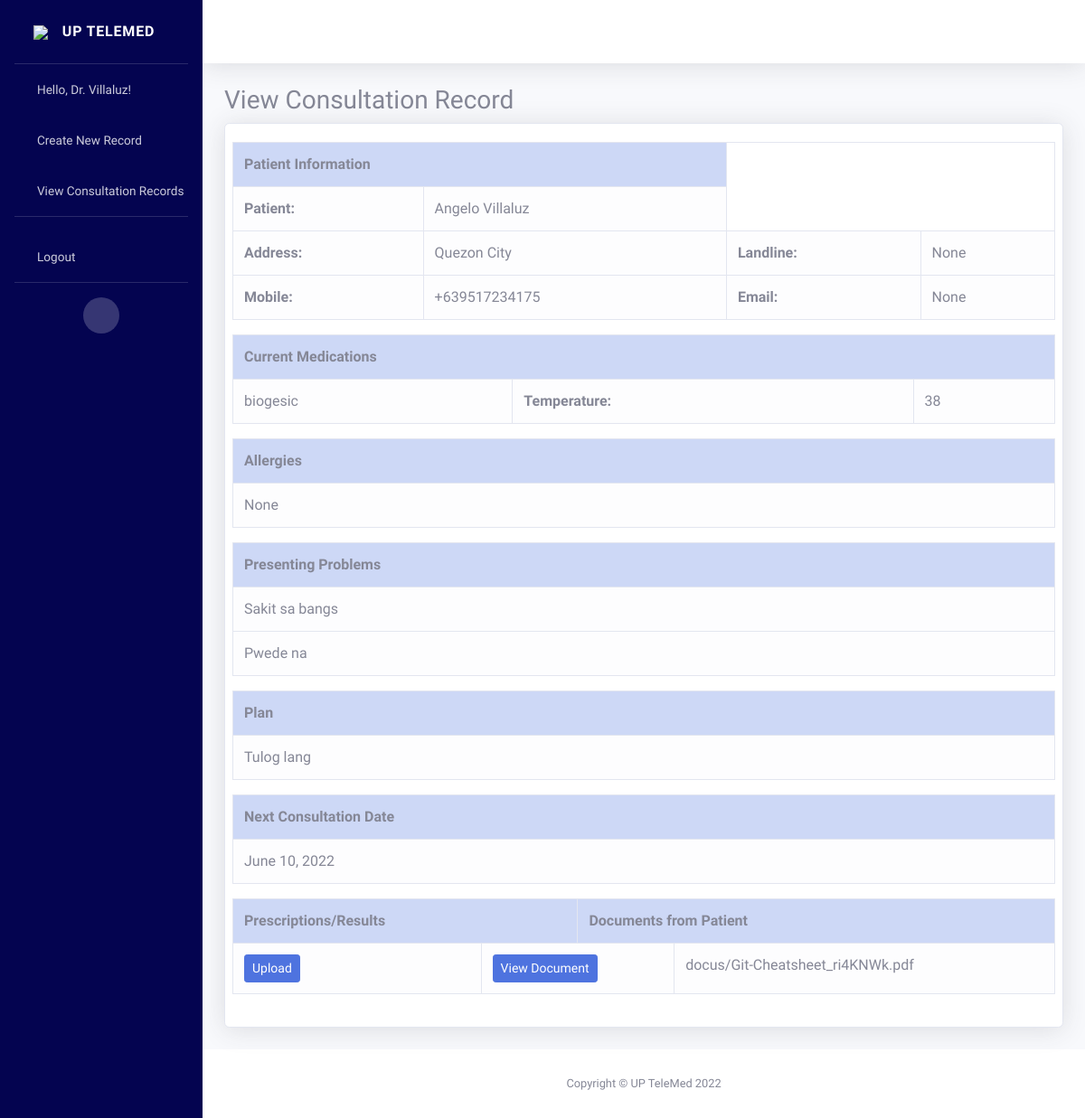
/consultation_record/view-record-doctor-info/11 (signed in), run on the app's committed database.
### telemedicine/models.py (models this page shows, shortened)
class Doctor(models.Model):
    SEX = (
        ('M', 'Male'),
        ('F', 'Female'),
    )
    user = models.OneToOneField(User, null=True, on_delete=models.CASCADE)
    last_name = models.CharField(max_length=100, null=True)
    first_name = models.CharField(max_length=100, null=True)
    middle_name = models.CharField(max_length=100, null=True, blank=True)
    suffix = models.CharField(max_length=2, null=True, blank=True)
    sex = models.CharField(max_length=1, null=True, choices=SEX)
    birthdate = models.DateField(null=True, blank=True)
    age = models.CharField(max_length=100, null=True, blank=True)
    cell_no = PhoneNumberField(null=True, blank=True)
    specialization = models.CharField(max_length=100, null=True, blank=True)
    hospital_affliations = models.CharField(max_length=500, null=True, blank=True)

class Patient(models.Model):
    SEX = (
        ('M', 'Male'),
        ('F', 'Female'),
    )
    user = models.OneToOneField(User, on_delete=models.CASCADE, null=True, blank=True)
    last_name = models.CharField(max_length=100, null=True)
    first_name = models.CharField(max_length=100, null=True)
    middle_name = models.CharField(max_length=100, null=True, blank=True)
    suffix = models.CharField(max_length=2, null=True, blank=True)
    sex = models.CharField(max_length=1, null=True, choices=SEX)
    birthdate = models.DateField(null=True, blank=True)
    age = models.CharField(max_length=100, null=True, blank=True)
    attending_doctor = models.ForeignKey(Doctor, related_name="docpatient", on_delete=models.CASCADE, null=True, blank=True)
    documents = models.FileField(upload_to='docus/', null=True, blank=True)
    def __str__(self):
        return self.first_name + " " + self.last_name

### consultation_record/models.py (models this page shows, shortened)
class ConsultationRecord(models.Model):
    patient = models.ForeignKey(Patient, on_delete=models.CASCADE, null=True, blank=True)
    doctor = models.ForeignKey(Doctor, on_delete=models.CASCADE, null=True, blank=True)
    consultation_date = models.DateTimeField(null=True, blank=True)
    p_address = models.CharField(max_length=100, null=True, blank=True)
    landline = models.CharField(max_length=100, null=True, blank=True)
    mobile = PhoneNumberField(max_length=100, null=True, blank=True)
    email = models.EmailField(max_length=256, null=True, blank=True)
    curr_med = models.CharField(max_length=100, null=True, blank=True)
    temp = models.CharField(max_length=100, null=True, blank=True)
    allergies = models.CharField(max_length=100, null=True, blank=True)
    pres_prob = models.CharField(max_length=100, null=True, blank=True)
    assessments = models.CharField(max_length=100, null=True, blank=True)
    plan = models.CharField(max_length=100, null=True, blank=True)
    nxt_cons_date = models.DateField(null=True, blank=True)
    link = models.CharField(max_length=100, null=True, blank=True)
    document = models.FileField(upload_to='docus/', null=True, blank=True)
    prescriptions = models.FileField(upload_to='docus/', null=True, blank=True)

### consultation_record/decorators.py (the view)
		def wrapper_func(request, *args, **kwargs):
			group = None
			if request.user.groups.exists():
				group = request.user.groups.all()[0].name
			if group in allowed_roles:
				return view_func(request, *args, **kwargs)
			else:
				return HttpResponse('You are not authorized to view this page')

### consultation_record/templatetags/auth_extras.py (called while the page is built)
@register.filter(name='has_group')
def has_group(user, group_name):
    group = Group.objects.get(name=group_name)
    return True if group in user.groups.all() else False

### consultation_record/views.py (called while the page is built)
@login_required(login_url='login')
@allowed_users(allowed_roles=['Doctor'])
def viewRecordDoctorInfo(request, pk):
    cons = ConsultationRecord.objects.get(id=pk)
    data={
        'cons':cons,
    }
    return render(request, 'consultation_record/view-record-doctor-info.html', data)

### consultation_record/templates/consultation_record/view-record-doctor-info.html (shortened to what this page needs)
{% extends 'telemedicine/main.html' %}
{% block content %}
{% load auth_extras %}
<h1 class="h3 mb-2">View Consultation Record</h1>
<div class="card shadow mb-4">
    <form action="" method="post" enctype="multipart/form-data">
        <div class="card-body">
            <div class="row">
                <table class="table table-bordered">
                  <tr>
                    <th class="table-primary" colspan="3" ><b>Patient Information</b></th>
                  </tr>
                  <tr>
                    <td class="table-light" colspan="1"><b>Patient:</b></td>
                    <td class="table-light" colspan="2">{{cons.patient}}</td>
                  </tr>
                  <tr>
                    <td class="table-light" colspan="1"><b>Address:</b></td>
                    <td class="table-light" colspan="2">{{cons.p_address}}</td>
                    <td class="table-light" colspan="1"><b>Landline:</b></td>
                    <td class="table-light" colspan="2">{{cons.landline}}</td>
                  </tr>
                  <tr>
                    <td class="table-light" colspan="1"><b>Mobile:</b></td>
                    <td class="table-light" colspan="2">{{cons.mobile}}</td>
                    <td class="table-light" colspan="1"><b>Email:</b></td>
                    <td class="table-light" colspan="2">{{cons.email}}</td>
                  </tr>
                </table>
                <table class="table table-bordered">
                  <tr>
                    <th class="table-primary" colspan="3" ><b>Current Medications</b></th>
                  </tr>
                  <tr>
                    <td class="table-light" colspan="1">{{cons.curr_med}}</td>
                    <td class="table-light" colspan="1"><b>Temperature:</b></td>
                    <td class="table-light" colspan="1">{{cons.temp}}</td>
                  </tr>
                </table>
                <table class="table table-bordered">
                  <tr>
                    <th class="table-primary" colspan="2" ><b>Allergies</b></th>
                  </tr>
                  <tr>
                    <td class="table-light" colspan="2">{{cons.allergies}}</td>
                  </tr>
                </table>
                <table class="table table-bordered">
                  <tr>
                    <th class="table-primary" colspan="9" ><b>Presenting Problems</b></th>
                  </tr>
                  <tr>
                    <td class="table-light" colspan="2">{{cons.pres_prob}}</td>
                  </tr>
                  <tr>
                    <td class="table-light" colspan="3">{{cons.assessments}}</td>
                  </tr>
                </table>
                <table class="table table-bordered">
                  <tr>
                    <th class="table-primary" colspan="2" ><b>Plan</b></th>
                  </tr>
                  <tr>
                    <td class="table-light" colspan="2">{{cons.plan}}</td>
                  </tr>
                </table>
                <table class="table table-bordered">
                  <tr>
                    <th class="table-primary" colspan="2" ><b>Next Consultation Date</b></th>
                  </tr>
                  <tr>
                    <td class="table-light" colspan="2">{{cons.nxt_cons_date}}</td>
                  </tr>
                </table>
                <table class="table table-bordered">
                  <tr>
                    <th class="table-primary" colspan="2" ><b>Prescriptions/Results</b></th>
                    <th class="table-primary" colspan="3" ><b>Documents from Patient</b></th>
                  </tr>
                  <tr>
                    <td class="table-light" colspan="1">
                      <a href="{% url 'document-upload' cons.id %}" class="btn btn-primary btn-sm">Upload</a>
                    </td>
                    {% if cons.document %}
                    <td class="table-light" colspan="2">
                      <a href="/static{{ cons.document.url }}" target="_blank" class="btn btn-primary btn-sm">View Document</a>
                    </td>
                    <td class="table-light" colspan="2">{{cons.document}}</td>
                    {% endif %}
                  </tr>
                </table>
            </div>
        </div>
    </form>
</div>
{% endblock content %}

### telemedicine/templates/telemedicine/main.html (shortened to what this page needs)
{% load auth_extras %}
{% load static %}
<!DOCTYPE html>
<html lang="en">
<head>
    <link href="{% static 'vendor/fontawesome-free/css/all.min.css' %}" rel="stylesheet" type="text/css">
    <link href="{% static 'css/sb-admin-2.min.css' %}" rel="stylesheet">
    <link href="{% static 'vendor/datatables/dataTables.bootstrap4.min.css' %}" rel="stylesheet">
</head>
<body id="page-top">
    <div id="wrapper">
        <ul class="navbar-nav bg-gradient-primary sidebar sidebar-dark accordion" style="background:rgb(4, 4, 80)" id="accordionSidebar">
            <a class="sidebar-brand d-flex align-items-center justify-content-center" href="{% url 'home' %}">
                <div class="logo-image">
                    <img src="https://i.ibb.co/TL383RY/pexels-pixabay-40568-1.jpg" class="img-fluid">
                </div>
                <div class="sidebar-brand-text mx-3">UP TeleMed</div>
            </a>
            <hr class="sidebar-divider my-0">
            <li class="nav-item">
                {% if not user.is_authenticated %}
                <li class="nav-item {% if request.resolver_match.view_name == 'login' %}active{% endif %}">
                    <a class="nav-link" href="{% url 'login' %}">
                        <i class="fas fa-fw fa-cog"></i>
                        <span>Login</span></a>
                <li class="nav-item {% if request.resolver_match.view_name == 'register' %}active{% endif %}">
                    <a class="nav-link" href="{% url 'register' %}">
                        <i class="fas fa-fw fa-table"></i>
                        <span>Register</span></a>
                </li>
                {% else %}
                    {% if request.user|has_group:"Doctor" %}
                    <li class="nav-item {% if request.resolver_match.view_name == 'register' %}active{% endif %}">
                      <a class="nav-link" href="{% url 'home' %}">
                          <i class="fas fa-fw fa-table"></i>
                          <span>Hello, Dr. {{request.user.doctor.last_name}}!</span></a>
                    </li>
                    <li class="nav-item {% if request.resolver_match.view_name == 'register' %}active{% endif %}">
                      <a class="nav-link" href="{% url 'create-record' %}">
                          <i class="fas fa-fw fa-plus"></i>
                          <span>Create New Record</span></a>
                    </li>
                    <li class="nav-item {% if request.resolver_match.view_name == 'register' %}active{% endif %}">
                        <a class="nav-link" href="{% url 'view-record-doctor' %}">
                            <i class="fas fa-fw fa-address-card"></i>
                            <span>View Consultation Records</span></a>
                    </li>
                    {% endif %}
                {% endif %}
            </li>
            {% if user.is_authenticated %}
            <hr class="sidebar-divider">
            <li class="nav-item">
                <a class="nav-link" href="{% url 'logout' %}">
                    <i class="fas fa-fw fa-sign-out-alt"></i>
                    <span>Logout</span></a>
            </li>
            {% endif %}
            <hr class="sidebar-divider d-none d-md-block">
            <div class="text-center d-none d-md-inline">
                <button class="rounded-circle border-0" id="sidebarToggle"></button>
            </div>
        </ul>
        <div id="content-wrapper" class="d-flex flex-column">
            <div id="content">
                <nav class="navbar navbar-expand navbar-light bg-white topbar mb-4 static-top shadow">
                </nav>
                <div class="container-fluid">
                    {% block content %}
                    {% endblock content %}
                </div>
            </div>
            <footer class="sticky-footer bg-white">
                <div class="container my-auto">
                    <div class="copyright text-center my-auto">
                        <span>Copyright &copy; UP TeleMed 2022</span>
                    </div>
                </div>
            </footer>
        </div>
    </div>
</body>
</html>

### data on the page
ConsultationRecord: patient "Angelo Villaluz", p_address "Quezon City", landline "None", mobile "+639517234175", email "None", curr_med "biogesic", temp "38", allergies "None", pres_prob "Sakit sa bangs", assessments "Pwede na", plan "Tulog lang", nxt_cons_date "June 10, 2022", document "docus/Git-Cheatsheet_ri4KNWk.pdf"

### other printed values
{{ request.user.doctor.last_name }} "Villaluz"
